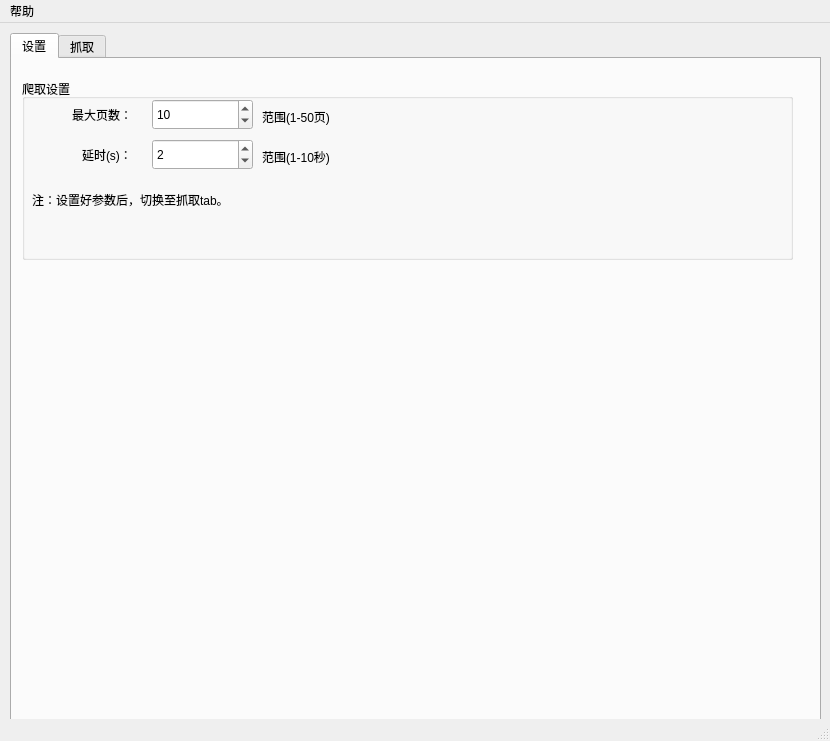
<?xml version="1.0" encoding="UTF-8"?>
<ui version="4.0">
 <class>MainWindow</class>
 <widget class="QMainWindow" name="MainWindow">
  <property name="geometry">
   <rect>
    <x>0</x>
    <y>0</y>
    <width>830</width>
    <height>741</height>
   </rect>
  </property>
  <property name="windowTitle">
   <string>MainWindow</string>
  </property>
  <widget class="QWidget" name="centralwidget">
   <widget class="QTabWidget" name="tabWidget">
    <property name="geometry">
     <rect>
      <x>10</x>
      <y>10</y>
      <width>811</width>
      <height>691</height>
     </rect>
    </property>
    <property name="currentIndex">
     <number>0</number>
    </property>
    <widget class="QWidget" name="tab_2">
     <attribute name="title">
      <string>设置</string>
     </attribute>
     <widget class="QGroupBox" name="groupBox_4">
      <property name="geometry">
       <rect>
        <x>10</x>
        <y>20</y>
        <width>771</width>
        <height>181</height>
       </rect>
      </property>
      <property name="title">
       <string>爬取设置</string>
      </property>
      <widget class="QLabel" name="label_4">
       <property name="geometry">
        <rect>
         <x>50</x>
         <y>10</y>
         <width>71</width>
         <height>51</height>
        </rect>
       </property>
       <property name="text">
        <string>最大页数：</string>
       </property>
      </widget>
      <widget class="QSpinBox" name="spinBox">
       <property name="geometry">
        <rect>
         <x>130</x>
         <y>20</y>
         <width>101</width>
         <height>31</height>
        </rect>
       </property>
       <property name="minimum">
        <number>1</number>
       </property>
       <property name="maximum">
        <number>50</number>
       </property>
       <property name="value">
        <number>10</number>
       </property>
      </widget>
      <widget class="QLabel" name="label_5">
       <property name="geometry">
        <rect>
         <x>60</x>
         <y>50</y>
         <width>71</width>
         <height>51</height>
        </rect>
       </property>
       <property name="text">
        <string>延时(s)：</string>
       </property>
      </widget>
      <widget class="QSpinBox" name="spinBox_delay">
       <property name="geometry">
        <rect>
         <x>130</x>
         <y>60</y>
         <width>101</width>
         <height>31</height>
        </rect>
       </property>
       <property name="toolTip">
        <string>&lt;html&gt;&lt;head/&gt;&lt;body&gt;&lt;p&gt;设置抓取列表页的时间间隔，网络差时请增加延时时长。&lt;/p&gt;&lt;/body&gt;&lt;/html&gt;</string>
       </property>
       <property name="minimum">
        <number>1</number>
       </property>
       <property name="maximum">
        <number>10</number>
       </property>
       <property name="value">
        <number>2</number>
       </property>
      </widget>
      <widget class="QLabel" name="label_6">
       <property name="geometry">
        <rect>
         <x>10</x>
         <y>100</y>
         <width>251</width>
         <height>41</height>
        </rect>
       </property>
       <property name="text">
        <string>注：设置好参数后，切换至抓取tab。</string>
       </property>
      </widget>
      <widget class="QLabel" name="label_7">
       <property name="geometry">
        <rect>
         <x>240</x>
         <y>70</y>
         <width>91</width>
         <height>16</height>
        </rect>
       </property>
       <property name="text">
        <string>范围(1-10秒)</string>
       </property>
      </widget>
      <widget class="QLabel" name="label_8">
       <property name="geometry">
        <rect>
         <x>240</x>
         <y>30</y>
         <width>91</width>
         <height>16</height>
        </rect>
       </property>
       <property name="text">
        <string>范围(1-50页)</string>
       </property>
      </widget>
     </widget>
    </widget>
    <widget class="QWidget" name="tab">
     <attribute name="title">
      <string>抓取</string>
     </attribute>
     <widget class="QGroupBox" name="groupBox">
      <property name="geometry">
       <rect>
        <x>30</x>
        <y>20</y>
        <width>681</width>
        <height>71</height>
       </rect>
      </property>
      <property name="title">
       <string>步骤1 打开浏览器</string>
      </property>
      <widget class="QPushButton" name="button_login">
       <property name="geometry">
        <rect>
         <x>20</x>
         <y>30</y>
         <width>93</width>
         <height>28</height>
        </rect>
       </property>
       <property name="toolTip">
        <string>&lt;html&gt;&lt;head/&gt;&lt;body&gt;&lt;p&gt;第一步，点击“登录账号”在弹出的浏览器中输入登录企查查。&lt;/p&gt;&lt;/body&gt;&lt;/html&gt;</string>
       </property>
       <property name="whatsThis">
        <string>&lt;html&gt;&lt;head/&gt;&lt;body&gt;&lt;p&gt;&lt;br/&gt;&lt;/p&gt;&lt;/body&gt;&lt;/html&gt;</string>
       </property>
       <property name="text">
        <string>打开浏览器</string>
       </property>
      </widget>
      <widget class="QLabel" name="label">
       <property name="geometry">
        <rect>
         <x>120</x>
         <y>30</y>
         <width>471</width>
         <height>31</height>
        </rect>
       </property>
       <property name="text">
        <string>打开浏览器。</string>
       </property>
      </widget>
     </widget>
     <widget class="QGroupBox" name="groupBox_2">
      <property name="geometry">
       <rect>
        <x>30</x>
        <y>120</y>
        <width>681</width>
        <height>271</height>
       </rect>
      </property>
      <property name="title">
       <string>步骤2 搜索参数</string>
      </property>
      <widget class="QLabel" name="label_2">
       <property name="geometry">
        <rect>
         <x>270</x>
         <y>140</y>
         <width>21</width>
         <height>16</height>
        </rect>
       </property>
       <property name="text">
        <string>-</string>
       </property>
      </widget>
      <widget class="QLabel" name="label_9">
       <property name="geometry">
        <rect>
         <x>20</x>
         <y>140</y>
         <width>72</width>
         <height>15</height>
        </rect>
       </property>
       <property name="text">
        <string>人气区间：</string>
       </property>
      </widget>
      <widget class="QLabel" name="label_10">
       <property name="geometry">
        <rect>
         <x>20</x>
         <y>210</y>
         <width>72</width>
         <height>15</height>
        </rect>
       </property>
       <property name="text">
        <string>标题排除：</string>
       </property>
      </widget>
      <widget class="QLineEdit" name="lineEdit_titleExclued">
       <property name="geometry">
        <rect>
         <x>110</x>
         <y>200</y>
         <width>311</width>
         <height>31</height>
        </rect>
       </property>
      </widget>
      <widget class="QLabel" name="label_11">
       <property name="geometry">
        <rect>
         <x>20</x>
         <y>40</y>
         <width>401</width>
         <height>31</height>
        </rect>
       </property>
       <property name="text">
        <string>在浏览器中进行宝贝搜索，并根据需要设置过滤条件。</string>
       </property>
      </widget>
      <widget class="QSpinBox" name="spinBox_minViewer">
       <property name="geometry">
        <rect>
         <x>140</x>
         <y>130</y>
         <width>121</width>
         <height>31</height>
        </rect>
       </property>
       <property name="maximum">
        <number>10000000</number>
       </property>
       <property name="value">
        <number>50</number>
       </property>
      </widget>
      <widget class="QSpinBox" name="spinBox_maxViewer">
       <property name="geometry">
        <rect>
         <x>290</x>
         <y>130</y>
         <width>131</width>
         <height>31</height>
        </rect>
       </property>
       <property name="maximum">
        <number>10000000</number>
       </property>
       <property name="singleStep">
        <number>0</number>
       </property>
       <property name="value">
        <number>10000000</number>
       </property>
      </widget>
     </widget>
     <widget class="QGroupBox" name="groupBox_3">
      <property name="geometry">
       <rect>
        <x>30</x>
        <y>420</y>
        <width>681</width>
        <height>141</height>
       </rect>
      </property>
      <property name="title">
       <string>步骤3</string>
      </property>
      <widget class="QLabel" name="label_3">
       <property name="geometry">
        <rect>
         <x>30</x>
         <y>100</y>
         <width>521</width>
         <height>31</height>
        </rect>
       </property>
       <property name="text">
        <string>重复步骤2，3</string>
       </property>
      </widget>
      <widget class="QPushButton" name="button_crawl">
       <property name="geometry">
        <rect>
         <x>30</x>
         <y>40</y>
         <width>101</width>
         <height>31</height>
        </rect>
       </property>
       <property name="text">
        <string>立即抓取</string>
       </property>
      </widget>
     </widget>
    </widget>
   </widget>
  </widget>
  <widget class="QMenuBar" name="menubar">
   <property name="geometry">
    <rect>
     <x>0</x>
     <y>0</y>
     <width>830</width>
     <height>26</height>
    </rect>
   </property>
   <widget class="QMenu" name="menu">
    <property name="title">
     <string>帮助</string>
    </property>
    <addaction name="action"/>
    <addaction name="action_help"/>
    <addaction name="action_update"/>
   </widget>
   <addaction name="menu"/>
  </widget>
  <widget class="QStatusBar" name="statusbar"/>
  <action name="action">
   <property name="text">
    <string>关于</string>
   </property>
  </action>
  <action name="action_2">
   <property name="text">
    <string>版本</string>
   </property>
  </action>
  <action name="action_help">
   <property name="text">
    <string>使用帮助</string>
   </property>
  </action>
  <action name="action_update">
   <property name="text">
    <string>升级</string>
   </property>
  </action>
 </widget>
 <resources/>
 <connections/>
</ui>
